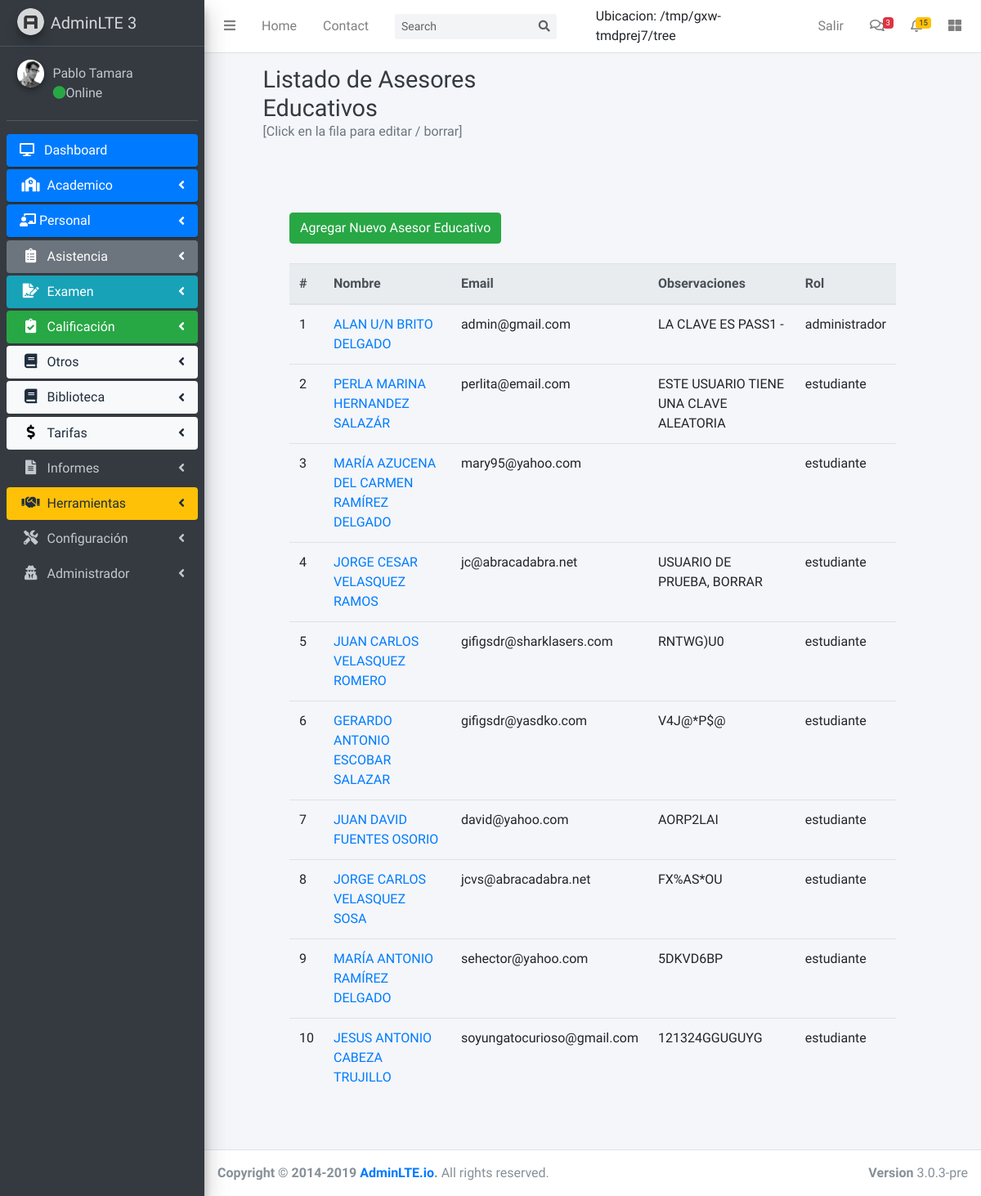
/main.php?pagina=listado_coordinadores (signed in), run on an earlier commit of the app's database.
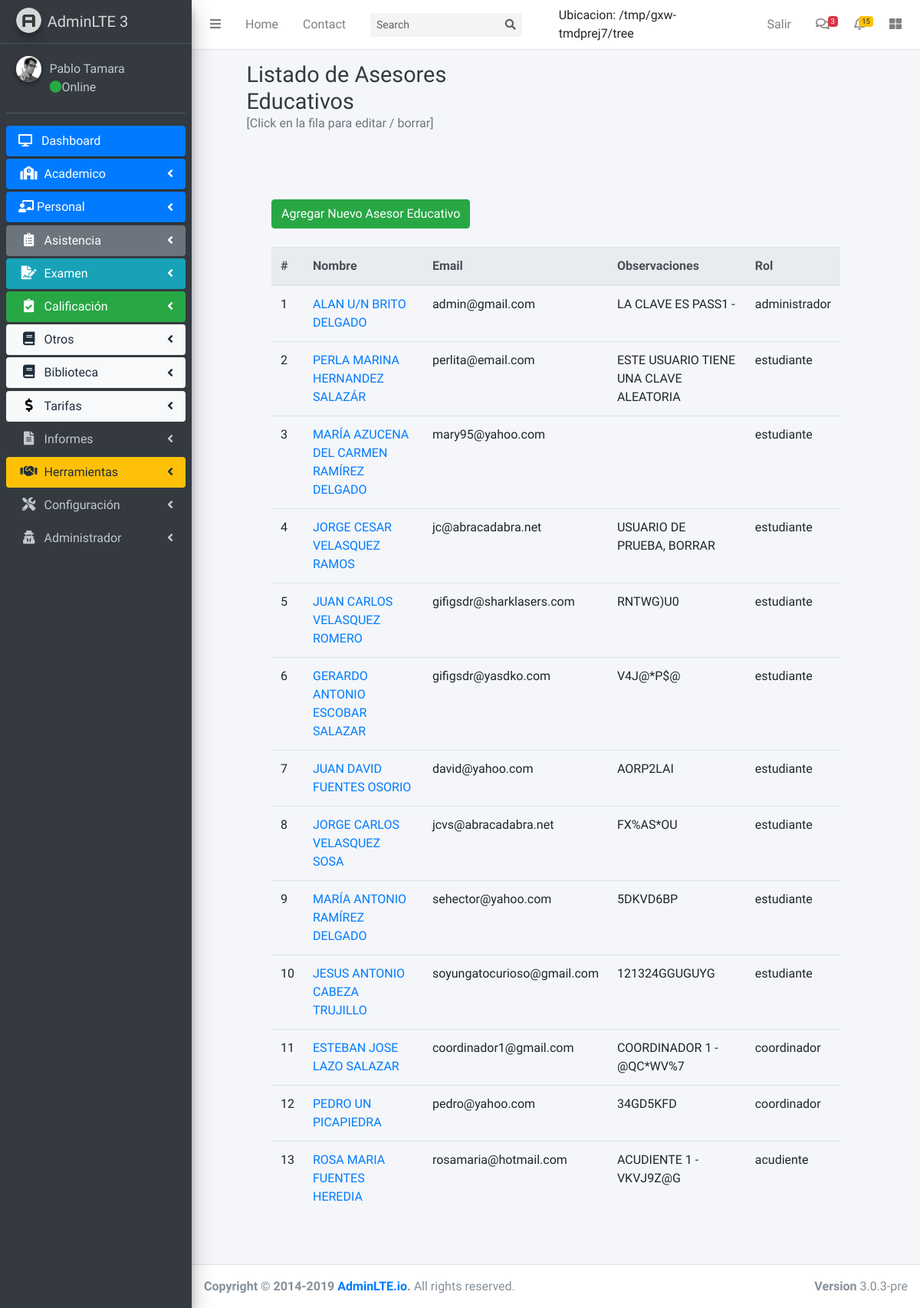
And on a later commit of the database.
### tables this page shows
CREATE TABLE `usuarios` (
  `id` int(10) UNSIGNED NOT NULL,
  `nombre1` varchar(50) DEFAULT NULL,
  `nombre2` varchar(100) NOT NULL,
  `apellido1` varchar(50) DEFAULT NULL,
  `apellido2` varchar(50) DEFAULT NULL,
  `email` varchar(100) DEFAULT NULL,
  `clave` varchar(255) DEFAULT NULL,
  `observaciones` varchar(1000) NOT NULL,
  `rol` int(2) NOT NULL,
  `activo` varchar(5) DEFAULT 'SI',
  `creado` datetime NOT NULL DEFAULT current_timestamp(),
  `creado_por` int(11) NOT NULL
);

CREATE TABLE `roles` (
  `id` int(10) UNSIGNED NOT NULL,
  `rol` varchar(20) NOT NULL
);

### contenido.php (called while the page is built, shortened)
<?php
include 'contenido/contenido_personal.php';

### usuarios/listado_usuarios.php (the view, shortened to what this page needs)
<?php
switch ($tipo) {
    case 'asesor educativo':
        $msg_titulo = "Listado de Asesores Educativos";
        $msg_agregar = "Agregar Nuevo Asesor Educativo";
        $pagina_agregar = "agregar_coordinador";
        $pagina_editar = "editar_personal";
        break;
}
?>
<div class="content-header">
    <div class="container-fluid">
        <div class="row mb-2">
            <div class="col-sm-6">
                <h1 class="m-0 text-dark"><?php echo $msg_titulo; ?></h1>
                <p class="text-muted">[Click en la fila para editar / borrar]</p>
            </div>
        </div>
    </div>
</div>
<div class="container-fluid p-5">
    <div class="row">
        <div class="col-10">
            <a href="main.php?pagina=<?php echo $pagina_agregar; ?>" class="btn btn-success mb-2" role="button" aria-pressed="true"><?php echo $msg_agregar; ?></a></p>
        </div>
    </div>
    <table class="table table-hover" id="dt_listado">
        <thead class="thead-light">
            <tr>
                <th scope="col">#</th>
                <th scope="col">Nombre</th>
                <th scope="col">Email</th>
                <th scope="col">Observaciones</th>
                <th>
                    <?php
                    echo ($pagina == 'listado_estudiantes') ? '' : 'Rol';
                    ?>
                </th>
            </tr>
        </thead>
        <tbody data-link="row" class="rowlink">
            <?php
            $condicion = "usuarios.rol = roles.id";
            $query = "SELECT usuarios.*, roles.rol FROM usuarios, roles WHERE $condicion ORDER BY id";
            $resultado = $mysqli->query($query);
            $i = 0;
            while ($row = $resultado->fetch_assoc()) {
                $nombre = $row['nombre1'] . " " . $row['nombre2'] . " " . $row['apellido1'] . " " . $row['apellido2'];
                ?>
                <tr>
                    <td scope="row"><?php echo ++$i; ?></td>
                    <td><a href="main.php?pagina=<?php echo $pagina_editar; ?>&id_usuario=<?php echo $row['id']; ?>"><?php echo $nombre; ?></a></td>
                    <td><?php echo $row['email']; ?></td>
                    <td><?php echo $row['observaciones']; ?></td>
                    <td class="rowlink-skip">
                        <?php
                        if ($pagina == 'listado_estudiantes') {
                            ?>
                            <a href="plantilla_pdf.pdf" target="_blank">
                                <span class="text-danger">
                                    <i class="fas fa-file-pdf"></i>
                                </span>
                            </a>
                            <?php
                        } else {
                            echo $row['rol'];
                        }
                        ?>
                    </td>
                </tr>
                <?php
            }
            ?>
        </tbody>
    </table>
</div>

### main.php (shortened to what this page needs)
<?php
if (isset($_GET['pagina'])) {
    $pagina = filter_input(INPUT_GET, 'pagina');
} else {
    $pagina = 'dashboard';
}
?>
<!DOCTYPE html>
<html lang="es">
    <head>
        <link rel="stylesheet" href="plugins/fontawesome-free/css/all.min.css">
        <link rel="stylesheet" href="https://code.ionicframework.com/ionicons/2.0.1/css/ionicons.min.css">
        <link rel="stylesheet" href="plugins/tempusdominus-bootstrap-4/css/tempusdominus-bootstrap-4.min.css">
        <link rel="stylesheet" href="plugins/icheck-bootstrap/icheck-bootstrap.min.css">
        <link rel="stylesheet" href="plugins/jqvmap/jqvmap.min.css">
        <link rel="stylesheet" href="dist/css/adminlte.min.css">
        <link rel="stylesheet" href="plugins/overlayScrollbars/css/OverlayScrollbars.min.css">
        <link rel="stylesheet" href="plugins/daterangepicker/daterangepicker.css">
        <link rel="stylesheet" href="plugins/summernote/summernote-bs4.css">
        <link href="./dist/css/bootstrap-formhelpers.min.css" rel="stylesheet" media="screen" />
        <link href="https://cdnjs.cloudflare.com/ajax/libs/bootstrap-datepicker/1.9.0/css/bootstrap-datepicker3.standalone.min.css" rel="stylesheet" />
        <link rel="stylesheet" href="//cdnjs.cloudflare.com/ajax/libs/jasny-bootstrap/4.0.0/css/jasny-bootstrap.min.css">
        <link rel="stylesheet" type="text/css" href="https://cdn.datatables.net/1.10.21/css/jquery.dataTables.css">
        <link href="./dist/css/estilos.css" rel="stylesheet" />
    </head>
    <body class="hold-transition sidebar-mini layout-fixed">
        <div class="wrapper">
            <?php
            include 'navbar/navbar.php';
            ?>
            <aside class="main-sidebar sidebar-dark-primary elevation-4">
                <a href="index3.html" class="brand-link">
                    <img src="dist/img/AdminLTELogo.png" alt="AdminLTE Logo" class="brand-image img-circle elevation-3"
                         style="opacity: .8">
                    <span class="brand-text font-weight-light">AdminLTE 3</span>
                </a>
                <?php
                include 'menu.php';
                ?>
            </aside>
            <div class="content-wrapper">
                <section class="content mx-lg-5">
                    <?php
                    include 'contenido.php';
                    ?>
                </section>
            </div>
            <footer class="main-footer">
                <strong>Copyright &copy; 2014-2019 <a href="http://adminlte.io">AdminLTE.io</a>.</strong>
                All rights reserved.
                <div class="float-right d-none d-sm-inline-block">
                    <b>Version</b> 3.0.3-pre
                </div>
            </footer>
        </div>
    </body>
</html>

### navbar/navbar.php (shortened to what this page needs)
<nav class="main-header navbar navbar-expand navbar-white navbar-light">
    <ul class="navbar-nav">
        <li class="nav-item">
            <a class="nav-link" data-widget="pushmenu" href="#" role="button"><i class="fas fa-bars"></i></a>
        </li>
        <li class="nav-item d-none d-sm-inline-block">
            <a href="index3.html" class="nav-link">Home</a>
        </li>
        <li class="nav-item d-none d-sm-inline-block">
            <a href="#" class="nav-link">Contact</a>
        </li>
    </ul>
    <form class="form-inline ml-3">
        <div class="input-group input-group-sm">
            <input class="form-control form-control-navbar" type="search" placeholder="Search" aria-label="Search">
            <div class="input-group-append">
                <button class="btn btn-navbar" type="submit">
                    <i class="fas fa-search"></i>
                </button>
            </div>
        </div>
    </form>
    <ul class="navbar-nav mx-5">
        <li class="nav-item">
            Ubicacion: <?php echo getcwd(); ?>
        </li>
    </ul>
    <ul class="navbar-nav ml-auto">
        <li class="nav-item d-none d-sm-inline-block">
            <a href="salir.php" class="nav-link">Salir</a>
        </li>
        <li class="nav-item dropdown">
            <a class="nav-link" data-toggle="dropdown" href="#">
                <i class="far fa-comments"></i>
                <span class="badge badge-danger navbar-badge">3</span>
            </a>
        </li>
        <li class="nav-item dropdown">
            <a class="nav-link" data-toggle="dropdown" href="#">
                <span class="badge badge-warning navbar-badge">15</span>
            </a>
        </li>
        <li class="nav-item">
            <a class="nav-link" data-widget="control-sidebar" data-slide="true" href="#" role="button">
                <i class="fas fa-th-large"></i>
            </a>
        </li>
    </ul>
</nav>

### menu.php (shortened to what this page needs)
<?php
switch($_SESSION['rol']) {
    case '1':
        include 'menu_lateral/menu_administrador.php';
        break;
}

### menu_lateral/menu_administrador.php
<div class="sidebar">
    <div class="user-panel mt-3 pb-3 mb-3 d-flex">
        <div class="image">
            <img src="dist/img/user2-160x160.jpg" class="img-circle elevation-2" alt="User Image">
        </div>
        <div class="info">
            <a href="#" class="d-block">Pablo Tamara</a>
            <a href="#"><i class="fa fa-circle text-success"></i>Online</a>
        </div>
    </div>
    <nav class="mt-2">
        <ul class="nav nav-pills nav-sidebar flex-column" data-widget="treeview" role="menu" data-accordion="false">
            <?php
            include 'menus/menu_dashboard.php';
            include 'menus/menu_academico.php';
            include 'menus/menu_personal.php';
            include 'menus/menu_asistencia.php';
            include 'menus/menu_examen.php';
            include 'menus/menu_calificacion.php';
            include 'menus/menu_otros.php';
            include 'menus/menu_biblioteca.php';
            include 'menus/menu_tarifas.php';
            include 'menus/menu_informes.php';
            include 'menus/menu_herramientas.php';
            include 'menus/menu_configuracion.php';
            include 'menus/menu_administrador.php';
            ?>
        </ul>
    </nav>
</div>

### menu_lateral/menus/menu_dashboard.php
<li class="nav-item">
    <a href="main.php?pagina=dashboard" class="nav-link active">
        <i class="fas fa-desktop"></i>&nbsp;&nbsp;
        <p>Dashboard</p>
    </a>
</li>

### menu_lateral/menus/menu_academico.php (shortened to what this page needs)
<li class="nav-item has-treeview">
    <a href="#" class="nav-link active">
        <i class="nav-icon fas fa-school"></i>
        <p>Academico<i class="fas fa-angle-left right"></i>
        </p>
    </a>
</li>

### menu_lateral/menus/menu_personal.php (shortened to what this page needs)
<li class="nav-item has-treeview">
    <a href="#" class="nav-link active">
        <i class="fas fa-chalkboard-teacher"></i>
        <p>Personal<i class="fas fa-angle-left right"></i>
        </p>
    </a>
</li>

### menu_lateral/menus/menu_asistencia.php (shortened to what this page needs)
<li class="nav-item has-treeview">
    <a href="#" class="nav-link bg-secondary navbar-dark">
        <i class="nav-icon fas fa-clipboard-list"></i>
        <p>Asistencia<i class="fas fa-angle-left right"></i>
        </p>
    </a>
</li>

### menu_lateral/menus/menu_examen.php (shortened to what this page needs)
<li class="nav-item has-treeview">
    <a href="#" class="nav-link bg-info navbar-light">
        <i class="nav-icon fas fa-file-signature"></i>
        <p>Examen<i class="fas fa-angle-left right"></i>
        </p>
    </a>
</li>

### menu_lateral/menus/menu_calificacion.php (shortened to what this page needs)
<li class="nav-item has-treeview">
    <a href="#" class="nav-link bg-success navbar-light">
        <i class="nav-icon fas fa-clipboard-check"></i>
        <p>Calificación<i class="fas fa-angle-left right"></i>
        </p>
    </a>
</li>

### menu_lateral/menus/menu_otros.php (shortened to what this page needs)
<li class="nav-item has-treeview">
    <a href="#" class="nav-link bg-light navbar-light">
        <i class="nav-icon fas fa-book"></i>
        <p>Otros<i class="fas fa-angle-left right"></i>
        </p>
    </a>
</li>

### menu_lateral/menus/menu_biblioteca.php (shortened to what this page needs)
<li class="nav-item has-treeview">
    <a href="#" class="nav-link bg-light navbar-light">
        <i class="nav-icon fas fa-book"></i>
        <p>Biblioteca<i class="fas fa-angle-left right"></i>
        </p>
    </a>
</li>

### menu_lateral/menus/menu_tarifas.php (shortened to what this page needs)
<li class="nav-item has-treeview">
    <a href="#" class="nav-link bg-light navbar-light">
        <i class="fa fa-dollar-sign nav-icon" style="color:#000000;"></i>
        <p>Tarifas<i class="fas fa-angle-left right"></i>
        </p>
    </a>
</li>

### menu_lateral/menus/menu_informes.php (shortened to what this page needs)
<li class="nav-item has-treeview">
    <a href="#" class="nav-link">
        <i class="nav-icon fas fa-file-alt"></i>
        <p>Informes<i class="fas fa-angle-left right"></i>
        </p>
    </a>
</li>

### menu_lateral/menus/menu_herramientas.php (shortened to what this page needs)
<li class="nav-item has-treeview">
    <a href="#" class="nav-link bg-warning navbar-dark">
        <i class="nav-icon fas fa-handshake"></i>
        <p>Herramientas<i class="fas fa-angle-left right"></i>
        </p>
    </a>
</li>

### menu_lateral/menus/menu_configuracion.php (shortened to what this page needs)
<li class="nav-item has-treeview">
    <a href="#" class="nav-link">
        <i class="nav-icon fas fa-tools"></i>
        <p>Configuración<i class="fas fa-angle-left right"></i>
        </p>
    </a>
</li>

### menu_lateral/menus/menu_administrador.php (shortened to what this page needs)
<li class="nav-item has-treeview">
    <a href="#" class="nav-link">
        <i class="nav-icon fas fa-user-secret"></i>
        <p>Administrador<i class="fas fa-angle-left right"></i>
        </p>
    </a>
</li>

### contenido/contenido_personal.php (shortened to what this page needs)
<?php
switch ($pagina) {
    case 'listado_coordinadores':
        $tipo = 'asesor educativo';
        include 'usuarios/listado_usuarios.php';
        break;
}

What changed in the data, as far as the page shows it:
added usuarios: nombre "ESTEBAN JOSE LAZO SALAZAR", email "coordinador1@gmail.com", observaciones "COORDINADOR 1 - @QC*WV%7", roles.rol "coordinador"
added usuarios: nombre "PEDRO UN PICAPIEDRA", email "pedro@yahoo.com", observaciones "34GD5KFD", roles.rol "coordinador"
added usuarios: nombre "ROSA MARIA FUENTES HEREDIA", email "rosamaria@hotmail.com", observaciones "ACUDIENTE 1 - VKVJ9Z@G", roles.rol "acudiente"
